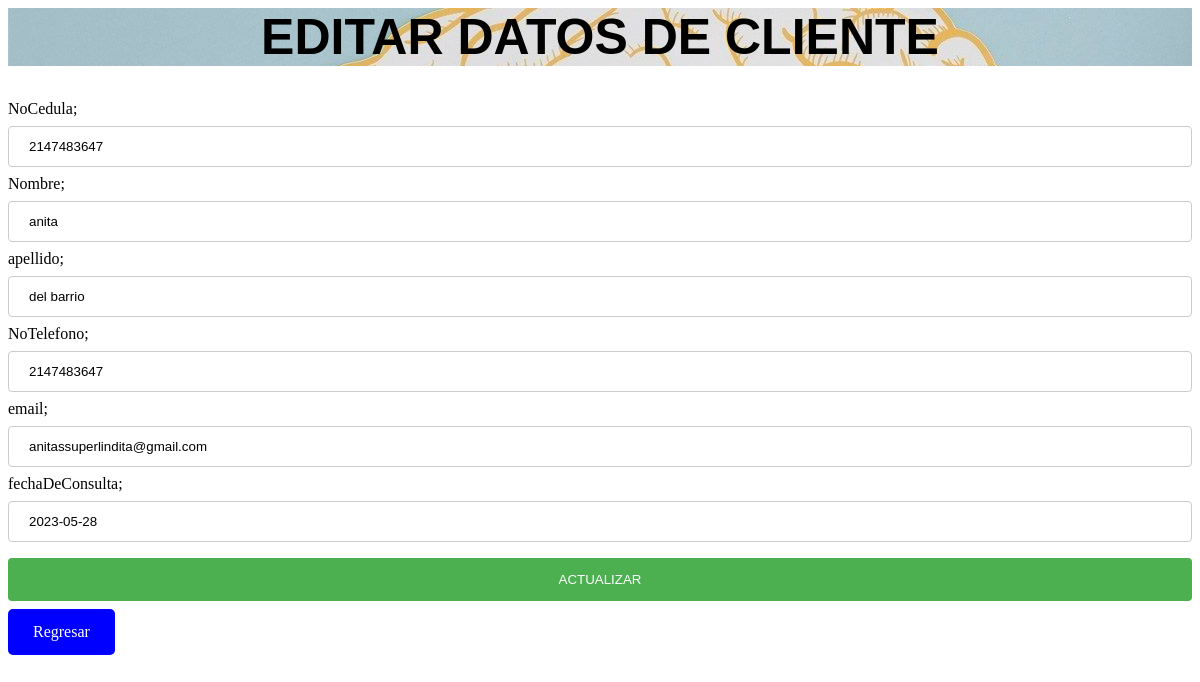
The app's page /editar.php?id=6 with its own data.
### tables this page shows
CREATE TABLE `base` (
  `id` int(100) NOT NULL,
  `NoCedula` int(20) NOT NULL,
  `nombre` varchar(30) NOT NULL,
  `apellido` varchar(30) NOT NULL,
  `NoTelefono` int(10) NOT NULL,
  `email` varchar(30) NOT NULL,
  `fechaDeConsulta` varchar(20) NOT NULL
);

### editar.php (the view, shortened to what this page needs)
<?php
    include("conexion.php");
?>
<html>
<head>
    <link rel="stylesheet" type="text/css" href="stilos.css">
</head>
<body>
    <?php
        if(isset($_POST['enviar'])){
            $id=$_POST['id'];
            $NoCedula=$_POST['NoCedula'];
            $nombre=$_POST['nombre'];
            $apellido=$_POST['apellido'];
            $NoTelefono=$_POST['NoTelefono'];
            $email=$_POST['email'];
            $fechaDeConsulta=$_POST['fechaDeConsulta'];
            $sql="update base set NoCedula='".$NoCedula."',nombre='".$nombre."',apellido='".$apellido."',NoTelefono='".$NoTelefono."',email='".$email.'",fechaDeConsulta="'.$fechaDeConsulta."' where id='".$id."'";
            $resultado=mysqli_query($conexion,$sql);
            if ($resultado){
                echo"<script language='JavaScript'>
                    alert('los datos se actualizaron correctamente');
                    location.assign('index.php');
                    </script>";
                }else{
                    echo"<script language='JavaScript'>
                    alert('los datos NO se actualizaron correctamente');
                    location.assign('index.php');
                    </script>";
                }
        }else{
            $id=$_GET['id'];
            $sql="select * from base where id='".$id."'";
            $resultado=mysqli_query($conexion,$sql);
            $fila=mysqli_fetch_assoc($resultado);
            $NoCedula=$fila["NoCedula"];
            $nombre=$fila["nombre"];
            $apellido=$fila["apellido"];
            $NoTelefono=$fila["NoTelefono"];
            $email=$fila["email"];
            $fechaDeConsulta=$fila["fechaDeConsulta"];
        }
    ?>
    <h1>EDITAR DATOS DE CLIENTE</h1>
    <form action="<?=$_SERVER['PHP_SELF'] ?>" method="post">
        <label>NoCedula;</label>
        <input type="text" name="NoCedula" value="<?php echo $NoCedula; ?>"> <br>
        <label>Nombre;</label>
        <input type="text" name="nombre" value="<?php echo $nombre; ?>"> <br>
        <label>apellido;</label>
        <input type="text" name="apellido" value="<?php echo $apellido; ?>"> <br>
        <label>NoTelefono;</label>
        <input type="text" name="NoTelefono" value="<?php echo $NoTelefono; ?>"> <br>
        <label>email;</label>
        <input type="text" name="email" value="<?php echo $email; ?>"> <br>
        <label>fechaDeConsulta;</label>
        <input type="text" name="fechaDeConsulta" value="<?php echo $fechaDeConsulta; ?>"> <br>
        <input type="submit" name="enviar" value="ACTUALIZAR">
        <a href="index.php">Regresar</a>
    </form>
</body>
</html>

### stilos.css (style rules this page uses)
a:link, a:visited { background-color: blue; color: white; padding: 14px 25px; text-align: center; text-decoration: none; display: inline-block; border-radius: 5px; }
h1 { font-size: 50px; font-family: 'Lucida Sans', 'Lucida Sans Regular', 'Lucida Grande', 'Lucida Sans Unicode', Geneva, Verdana, sans-serif; text-align: center; background-image:url(imagen\ psicologia.jpg); }
input[type=text], select { width: 100%; padding: 12px 20px; margin: 8px 0px; display: inline-block; border: 1px solid #ccc; border-radius: 4px; box-sizing: border-box; }
input[type=submit] { width: 100%; background-color: #4caf50; color: white; padding: 14px 20px; margin: 8px 0; border: none; border-radius: 4px; cursor: pointer; }

### records on screen
base: NoCedula "2147483647", nombre "anita", apellido "del barrio", NoTelefono "2147483647", email "anitassuperlindita@gmail.com", fechaDeConsulta "2023-05-28"
